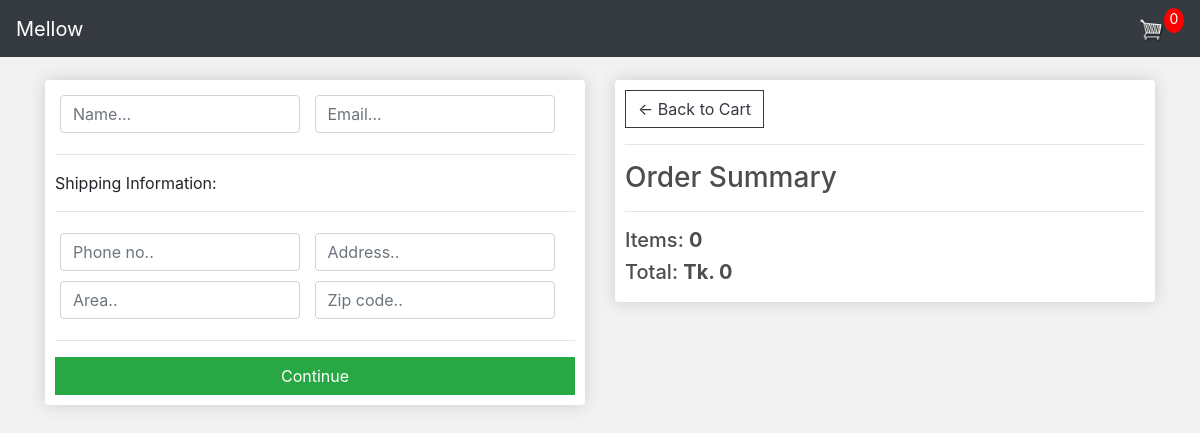
Before: /checkout/ (signed in) with the older database file.
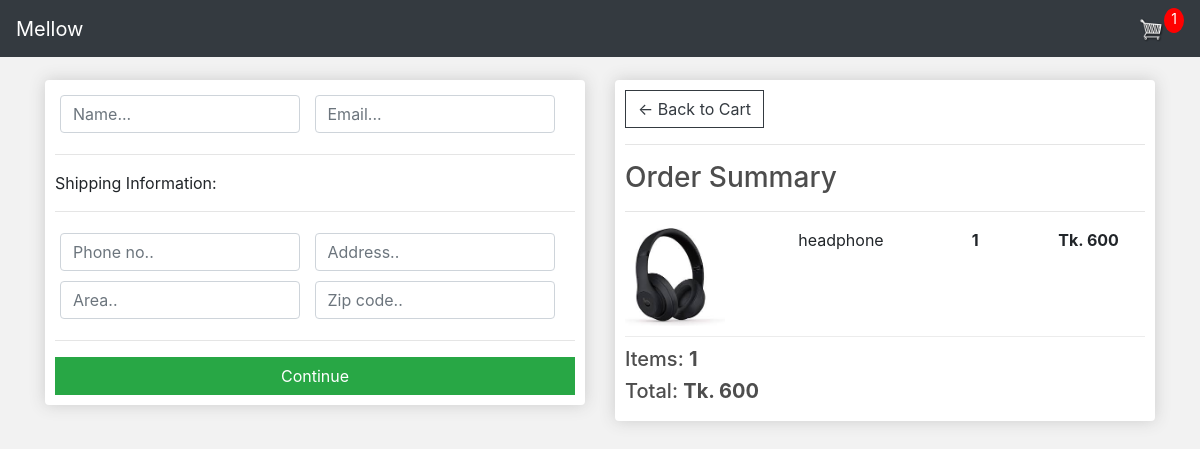
After: the same page with the newer database file.
### store/models.py (models this page shows, shortened)
class Order(models.Model):
    customer = models.ForeignKey(Customer, on_delete=models.SET_NULL, blank=True, null=True)
    date_ordered = models.DateTimeField(auto_now_add=True)
    complete = models.BooleanField(default=False, null=True, blank=False)
    transaction_id = models.CharField(max_length=200, null=True)
    @property
    def shipping(self):
        shipping = False
        orderitems = self.orderitem_set.all()
        for i in orderitems:
            if i.product.digital == False:
                shipping = True
        return shipping
    @property
    def get_cart_total(self):
        orderitems = self.orderitem_set.all()
        total = sum([item.get_total for item in orderitems])
        return total
    @property
    def get_cart_items(self):
        orderitems = self.orderitem_set.all()
        total = sum([item.quantity for item in orderitems])
        return total

class OrderItem(models.Model):
    product = models.ForeignKey(Product, on_delete=models.SET_NULL, blank=True, null=True)
    order = models.ForeignKey(Order, on_delete=models.SET_NULL, blank=True, null=True)
    quantity = models.IntegerField(default=0, null=True, blank=True)
    date_added = models.DateTimeField(auto_now_add=True)
    @property
    def get_total(self):
        total = self.product.price * self.quantity
        return total

class Product(models.Model):
    name = models.CharField(max_length=200, null=True)
    price = models.DecimalField(max_digits=7, decimal_places=0)
    digital = models.BooleanField(default=False, null=True, blank=False)
    image = models.ImageField(null=True, blank=True)
    @property
    def imageURL(self):
        try:
            url = self.image.url
        except:
            url = ''
        return url

### store/views.py (the view)
# urls.py: path('checkout/', views.checkout, name="checkout"),
def checkout(request):
    data = cartData(request)
    cartItems = data['cartItems']
    order = data['order']
    items = data['items']
    context = {'items': items, 'order': order, 'cartItems':cartItems}
    return render(request, 'store/checkout.html', context)

### store/utils.py (called while the page is built)
def cartData(request):
    if request.user.is_authenticated:
        customer = request.user.customer
        order, created = Order.objects.get_or_create(customer=customer, complete=False)
        items = order.orderitem_set.all()
        cartItems = order.get_cart_items
    else:
        cookieData = cookieCart(request)
        cartItems = cookieData['cartItems']
        order = cookieData['order']
        items = cookieData['items']
    return {'cartItems': cartItems, 'order': order, 'items': items}

### store/templates/store/checkout.html (shortened to what this page needs)
{% extends 'store/main.html' %}
{% load static %}
{% block content %}
<div class="row">
    <div class="col-lg-6">
        <div class="box-element" id="form-wrapper">
            <form id="form">
                <div id="user-info">
                    <div class="form-field">
                        <input required class="form-control" type="text" name="name" placeholder="Name...">
                    </div>
                    <div class="form-field">
                        <input required class="form-control" type="email" name="email" placeholder="Email...">
                    </div>
                </div>
                <div id="shipping-info">
                    <hr>
                    <p>Shipping Information:</p>
                    <hr>
                    <div class="form-field">
                        <input required class="form-control" type="text" name="state" placeholder="Phone no..">
                    </div>
                    <div class="form-field">
                        <input required class="form-control" type="text" name="address" placeholder="Address..">
                    </div>
                    <div class="form-field">
                        <input required class="form-control" type="text" name="city" placeholder="Area..">
                    </div>
                    <div class="form-field">
                        <input required class="form-control" type="text" name="zipcode" placeholder="Zip code..">
                    </div>
                </div>
                <hr>
                <input id="form-button" class="btn btn-success btn-block" type="submit" value="Continue">
            </form>
        </div>
    </div>
    <div class="col-lg-6">
        <div class="box-element">
            <a class="btn btn-outline-dark" href="{% url 'cart' %}">&#x2190; Back to Cart</a>
            <hr>
            <h3>Order Summary</h3>
            <hr>
            {% for item in items %}
            <div class="cart-row">
                <div style="flex:2"><img class="row-image" src="{{item.product.imageURL}}"></div>
                <div style="flex:2">
                    <p>{{item.product.name}}</p>
                </div>
                <div style="flex:1">
                    <p><strong>{{item.quantity}}</strong></p>
                </div>
                <div style="flex:1">
                    <p><strong>Tk. {{item.product.price|floatformat:0}}</strong></p>
                </div>
            </div>
            {% endfor %}
            <h5>Items: <strong>{{order.get_cart_items}}</strong></h5>
            <h5>Total: <strong>Tk. {{order.get_cart_total|floatformat:0}}</strong></h5>
        </div>
    </div>
</div>
{% endblock content %}

Changed rows visible on the page:
no longer on this page (row edited): Order: get_cart_items "0", get_cart_total "0"
added OrderItem: product.imageURL (picture), product.name "headphone", quantity "1", product.price "600"
added Order: get_cart_items "1", get_cart_total "600"
Other visible differences:
{{ cartItems }}: "0" → "1"
